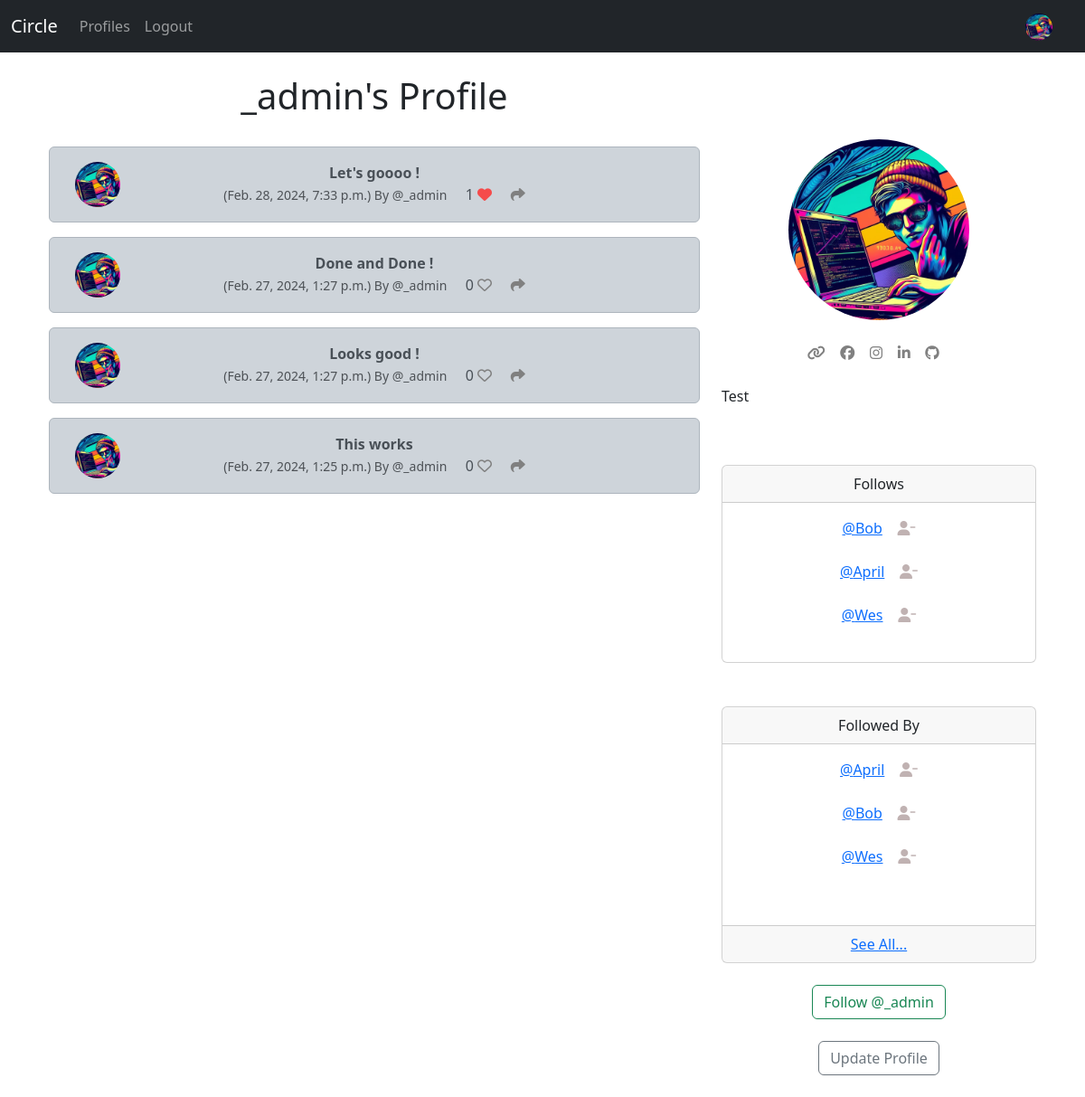
Before: /profile/1 (signed in) with the older database file.
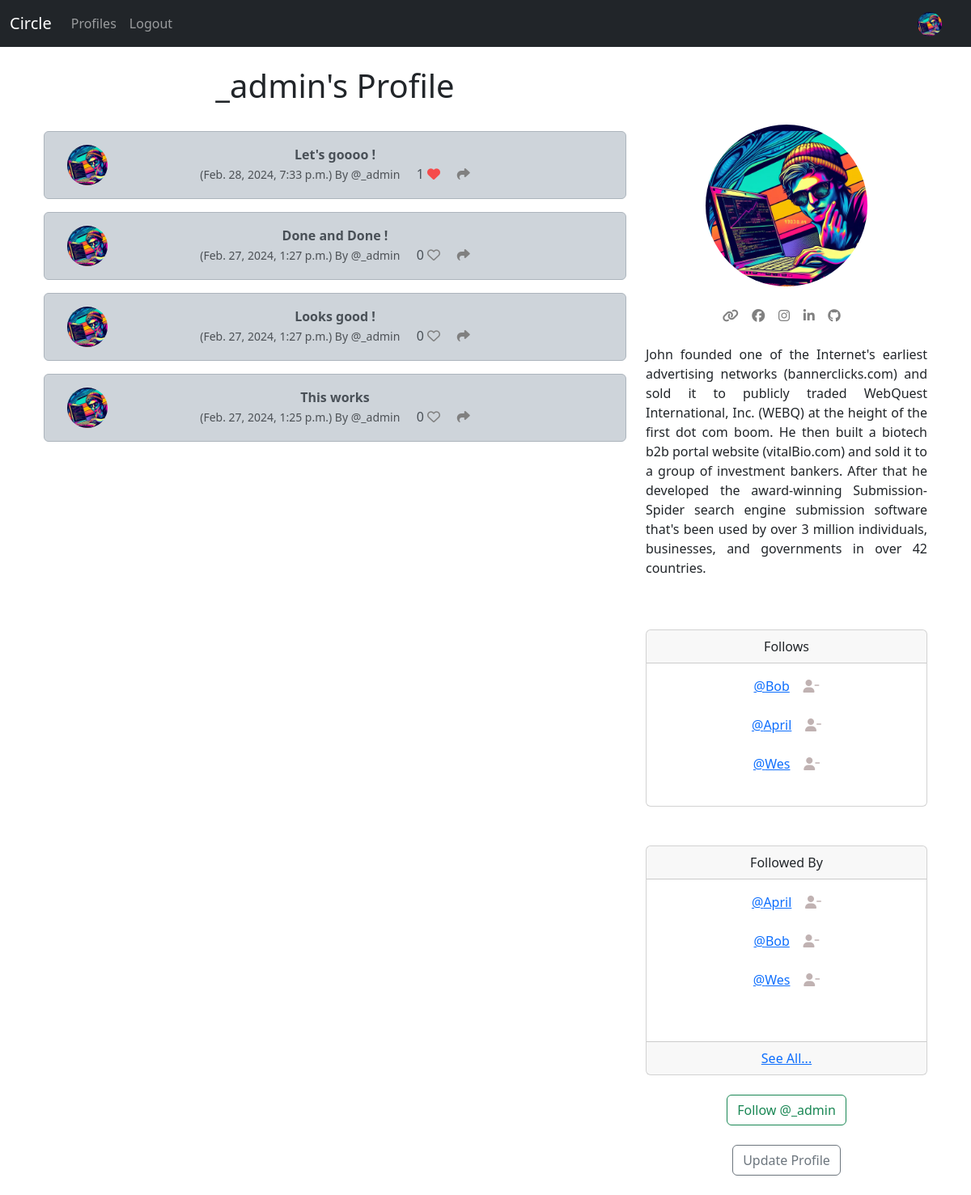
After: the same page with the newer database file.
### circle/models.py (models this page shows)
class Profile(models.Model):
    user = models.OneToOneField( User, on_delete=models.CASCADE)
    follows = models.ManyToManyField("self",
        related_name="followed_by",
        symmetrical=False,
        blank=True)
    date_modified = models.DateTimeField(User, auto_now=True)
    profile_image = models.ImageField(null=True,blank=True, upload_to="images/")
    profile_bio = models.CharField(null=True, blank=True, max_length=500)
    hompage_link = models.CharField(null=True, blank=True, max_length=250)
    facebook_link = models.CharField(null=True, blank=True, max_length=250)
    instagram_link = models.CharField(null=True, blank=True, max_length=250)
    linkedin_link = models.CharField(null=True, blank=True, max_length=250)
    github_link =models.CharField(null=True, blank=True, max_length=250)
    def __str__(self):
        return self.user.username

### circle/views.py (the view, shortened to what this page needs)
# urls.py: path('profile/<int:pk>', views.profile, name='profile' ),
def profile(request,pk):
    if request.user.is_authenticated:
        profile = Profile.objects.get(user_id=pk)
        noises = Noise.objects.filter(user_id=pk).order_by("-created_at")
        return render(request, "profile.html", {"profile":profile, "noises":noises})
    else:
        messages.success(request, ("You must be logged in to View Page..."))
        return redirect('home')

### circle/models.py (called while the page is built)
    def number_of_likes(self):
        return self.likes.count()

### circle/templates/profile.html (shortened to what the changed rows need)
{% extends 'base.html' %}
{% load static %}
{% block content %}
{% if profile %}
<div class="container text-center">
    <div class="row">
        <div class="col-8">
            <h1>{{ profile.user.username }}'s Profile</h1>
            <br/>
          {% if noises %}
            {% for noise in noises %}
              <div class="alert alert-dark" role="alert">
              <div class="container">
                <div class="row">
                  <div class="col-1">
                    {%  if profile.profile_image  %}
                     <img src="{{ profile.profile_image.url}}" width=50 height=50 class="rounded-circle" alt="{{ profile.user.username}}">
                    {% else %}
                    <img src="{% static 'images/default_profile_pic.png' %}" width=50 height=50 class="rounded-circle" alt="{{ profile.user.username}}">
                    {% endif %}
                  </div>
                  <div class="col-10">
                <strong>{{ noise.body }}</strong><br/>
                <small class="text-muted">
                  ({{ noise.created_at}}) By @{{ noise.user.username}}
                </small>
                {{ noise.number_of_likes }}
                {%  if user in noise.likes.all %}
                <a href="{%  url 'noise_like' noise.id  %}"><i class="fa-solid fa-heart" style="color:rgb(245, 75, 75)"></i></a>
                {% else %}
                <a href="{%  url 'noise_like' noise.id  %}"><i class="fa fa-heart-o" style="color:grey"></i></a>
                {% endif %}
                <a href="{% url 'noise_show' noise.id %}"><i class="fa-solid fa-share" style="color:gray"></i></a>
              </div>
              <br/>
              </div>
            </div>
          </div>
           {% endfor %}
          {% endif %}
              </div>
<div class="col-4">
  <br/><br/><br/>
  {% if profile.profile_image %}
    <img src="{{ profile.profile_image.url }}" class="rounded-circle" alt="Profile Image" style="width: 200px; height: 200px; ">
<br/><br/>
  {% endif %}
{% if profile.hompage_link %}
    <a href="{{ profile.hompage_link }}" target="new"><i class="fa-solid fa-link" style="color:gray"></i></a>
{% endif %}
{% if profile.facebook_link %}
    <a href="{{ profile.facebook_link }}" target="new"><i class="fa-brands fa-facebook" style="color:gray"></i></a>
{% endif %}
{% if profile.instagram_link %}
    <a href="{{ profile.instagram_link }}" target="new"><i class="fa-brands fa-instagram" style="color:gray"></i></a>
{% endif %}
{% if profile.linkedin_link %}
    <a href="{{ profile.linkedin_link }}" target="new"><i class="fa-brands fa-linkedin-in" style="color:gray"></i></a>
{% endif %}
{% if profile.github_link %}
   <a href="{{ profile.github_link }}" target="new"><i class="fa-brands fa-github" style="color:gray"></i></a>
{% endif %}
<br/><br/>
{% if profile.profile_bio %}
<p align="justify">{{ profile.profile_bio  }}</p>
{% endif %}
<br/><br/>
    <div class="card">
        <div class="card-header">
         Follows
        </div>
        <div class="card-body">
          <p class="card-text">
            {% for following in profile.follows.all %}
              <a href="{% url 'profile' following.user.id %}">@{{ following }}</a> &nbsp; &nbsp;<a href="{% url 'unfollow' following.user.id  %}"><i class="fa fa-user-minus" style="color:rgb(192, 178, 178)"></i></a><br/><br/>
            {% endfor %}
          </p>
        </div>
      </div>
   <br/><br/>
   <div class="card">
    <div class="card-header">
       Followed By
    </div>
    <div class="card-body">
      <p class="card-text">
        {% for following in profile.followed_by.all|slice:3 %}
        <a href="{% url 'profile' following.user.id %}">@{{ following }}</a>
        {% if following in profile.follows.all %}
      <a href="{% url 'unfollow' following.user.id  %}"><i class="fa fa-user-minus" style="color:rgb(192, 178, 178)"></i></a><br/>
        {% else %}
        <a href="{% url 'follow' following.user.id  %}"><i class="fa fa-user-plus" style="color:rgb(192, 178, 178)"></i></a><br/>
        {% endif %}
        <br/>
        {% endfor %}<br/>
      </p>
    </div>
    <div class="card-footer">
      <a href="{% url 'followers' profile.user.id %}">See All...</a>
    </div>
  </div><br/>
  <form method=POST>
    {% if profile in user.profile.follows.all %}
      <button class="btn btn-outline-danger" name="follow" value="unfollow" type="submit">
        Unfollow @{{ profile.user.username |lower }}
      </button>
    {% else %}
    <button class="btn btn-outline-success" name="follow" value="follow" type="submit">
      Follow @{{ profile.user.username | lower }}
    </button><br/>
    {% endif %}
</form>
<br/>
{% if request.user.id == profile.user.id %}
<a href="{% url 'update_user' %}" class="btn btn-outline-secondary">Update Profile</a>
{% endif %}
</div>
</div>
</div><br/>
{% endif %}
{% endblock %}

Changed rows visible on the page:
changed Profile "_admin": profile_bio "Test" → "John founded one of the Internet's earliest advertising networks (bannerclicks.com) and sold it to publicly traded WebQuest International, Inc. (WEBQ) at the height of the first dot com boom. He then built a biotech b2b portal website (vitalBio.com) and sold it to a group of investment bankers. After that he developed the award-winning Submission-Spider search engine submission software that's been used by over 3 million individuals, businesses, and governments in over 42 countries."
